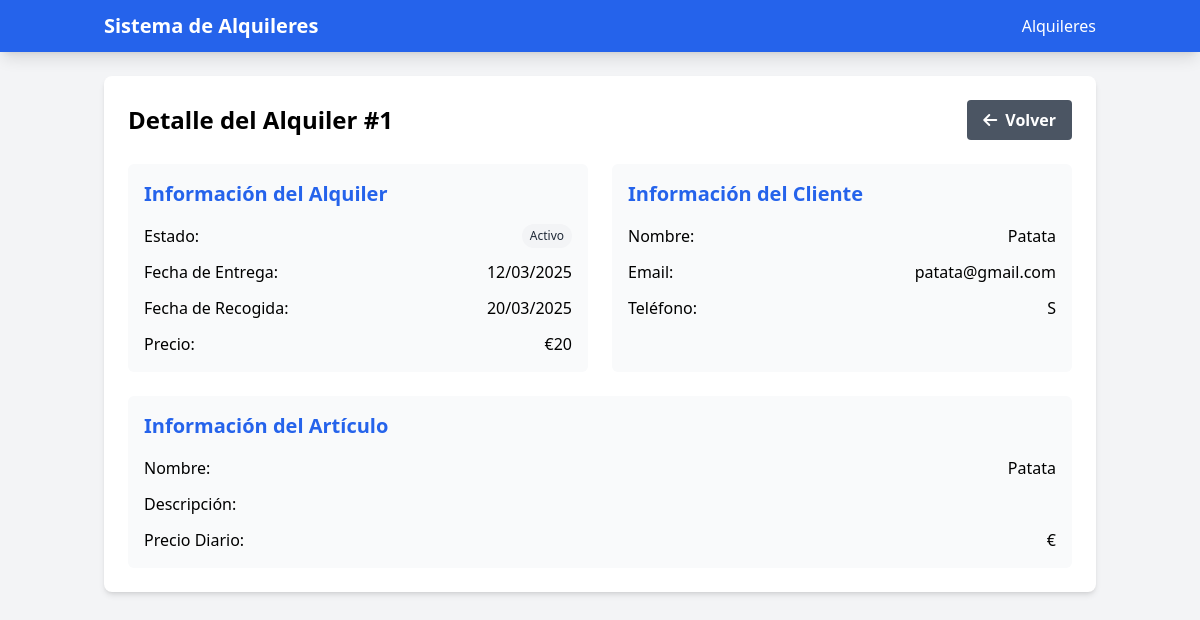
Page /alquileres/1 on the earlier database version.
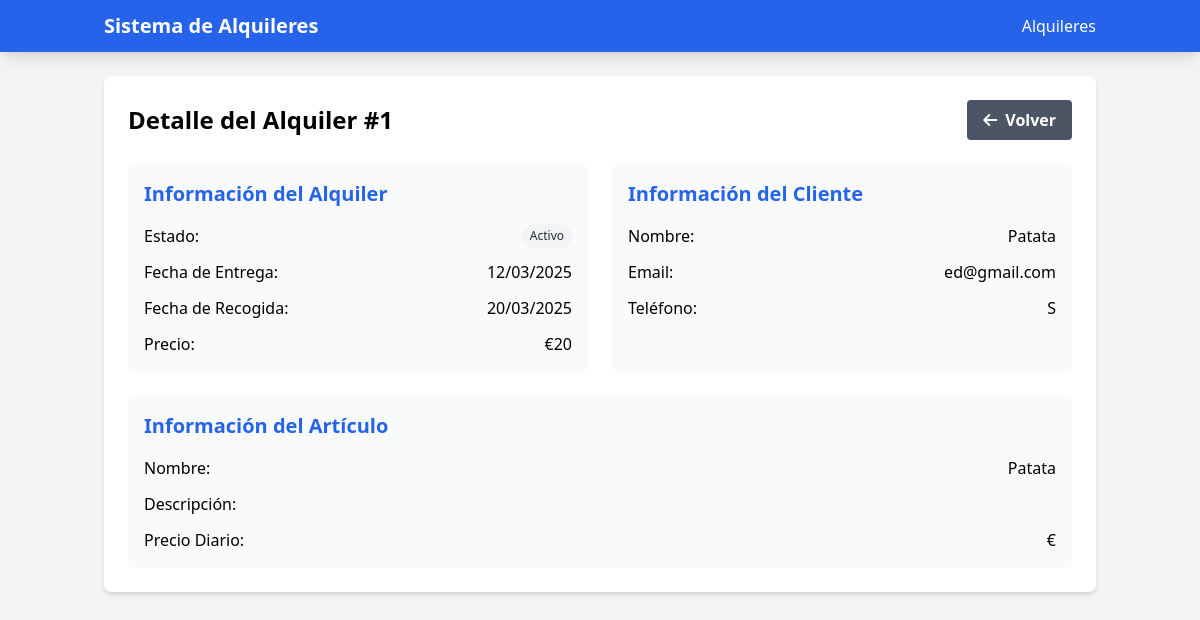
Same page on the later database version.
### app.py (models this page shows, shortened)
class Cliente(db.Model):
    id = db.Column(db.Integer, primary_key=True)
    nombre = db.Column(db.String(100), nullable=False)
    email = db.Column(db.String(200), nullable=False)
    dni = db.Column(db.String(100), nullable=False)
    telefono = db.Column(db.String(100), nullable=False)
    id_cliente = db.Column(db.Integer, db.ForeignKey('cliente.id'), nullable=True)  # Si es jerárquico
    nombre_cliente = db.relationship('Cliente', remote_side=[id], backref=db.backref('subclientes', lazy=True))
    prioridad = db.Column(db.String(100), nullable=False)

### app.py (the view)
@app.route('/alquileres/<int:id>')
def ver_alquiler(id):
    alquiler = Alquiler.query.get_or_404(id)
    return render_template('detalles_alquiler.html', alquiler=alquiler)

### app.py (called while the page is built)
@app.template_filter('date_format')
def date_format(value):
    if value:
        return value.strftime('%d/%m/%Y')
    return ''

@app.context_processor
def utility_processor():
        def productos_por_categoria(categoria_id):
            return Inventario.query.filter_by(categoria_id=categoria_id).count()
        return dict(productos_por_categoria=productos_por_categoria)

### templates/detalles_alquiler.html (shortened to what the changed rows need)
<html lang="es">
<head>
    <script src="https://cdn.tailwindcss.com"></script>
    <link rel="stylesheet" href="https://cdnjs.cloudflare.com/ajax/libs/font-awesome/6.0.0-beta3/css/all.min.css">
</head>
<body class="bg-gray-100 min-h-screen">
    <main class="container mx-auto px-4 py-6">
<div class="bg-white rounded-lg shadow-md p-6">
    <div class="flex justify-between items-center mb-6">
        <h1 class="text-2xl font-bold">Detalle del Alquiler #{{ alquiler.id }}</h1>
    </div>
    <div class="grid grid-cols-1 md:grid-cols-2 gap-6">
        <div class="bg-gray-50 p-4 rounded-md">
            <h2 class="text-xl font-semibold mb-4 text-blue-600">Información del Alquiler</h2>
        </div>
        <div class="bg-gray-50 p-4 rounded-md">
            <h2 class="text-xl font-semibold mb-4 text-blue-600">Información del Cliente</h2>
            <div class="space-y-3">
                <div class="flex justify-between">
                    <span class="font-medium">Nombre:</span>
                    <span>{{ alquiler.cliente.nombre }}</span>
                </div>
                <div class="flex justify-between">
                    <span class="font-medium">Email:</span>
                    <span>{{ alquiler.cliente.email }}</span>
                </div>
                <div class="flex justify-between">
                    <span class="font-medium">Teléfono:</span>
                    <span>{{ alquiler.cliente.telefono }}</span>
                </div>
            </div>
        </div>
        <div class="bg-gray-50 p-4 rounded-md md:col-span-2">
            <h2 class="text-xl font-semibold mb-4 text-blue-600">Información del Artículo</h2>
        </div>
    </div>
</div>
</body>
</html>

Differences in the rows shown:
changed Cliente "Patata": cliente.email "patata@gmail.com" → "ed@gmail.com"
